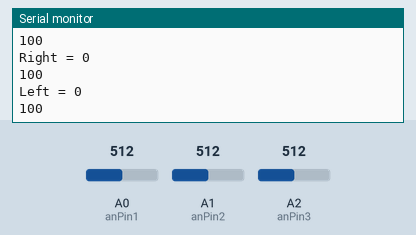
A sketch run on a simulated Arduino Uno, built with avr-gcc and run on an emulated ATmega328P. Parts: the last lines printed to the serial monitor. The inputs (shaded band) are chosen by the test bench; at power-on: A0 (anPin1) = 512, A1 (anPin2) = 512, A2 (anPin3) = 512.

Above: at 1.2 s.
1.3 s: A0 (anPin1) set to 716
At 1.33 s:
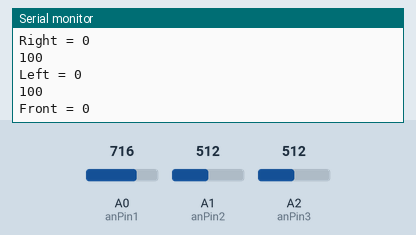
2.8 s: A1 (anPin2) set to 496
5.8 s: A2 (anPin3) set to 306
At 5.99 s:
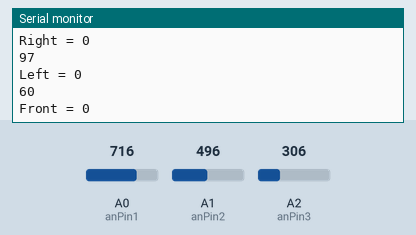
7.3 s: A0 (anPin1) set to 900
8.8 s: A2 (anPin3) set to 122
At 8.93 s:
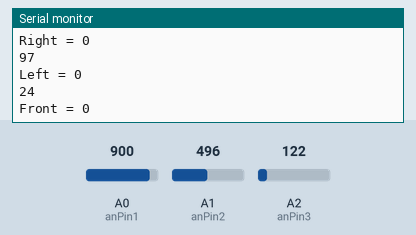
10.3 s: A1 (anPin2) set to 511
At 11.06 s:
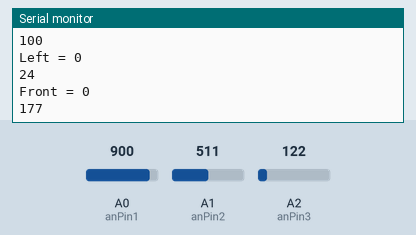
Timing chart, 0 to 13.3 s (numbered marks = the images above; inputs shaded):
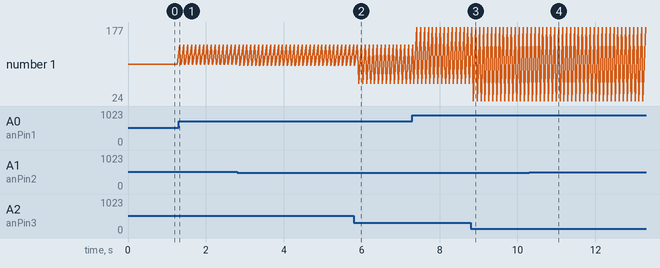

The sketch:

ping_data.ino
```cpp
/*/
 * Project name: Muninn
 * Developer: Edmund Sannda
 * Engineers: Kyle Upton, Brendon Knapp and Carlton Allred
 * Objective: Using UltraSound sensors for collission detection
 */
 /*
  * UltraSound data feeds
  * 3 UltraSound sensors
  * Mounted 1 facing forward, 3 facing outwards at 45 degree angle
  */

// Analog pins
const int anPin1 = 0; //front_sensor
const int anPin2 = 1; //right_sensor
const int anPin3 = 2; //left_sensor

long anVolt, mm1, mm2, mm3, right_sensor, left_sensor, front_sensor;

void setup() {
  Serial.begin(9600);
}

bool front; // set high when front sensor detects an obstacle
bool right; // set high when right sensor detects an obstacle
bool left; // set high when left sensor detects an obstacle

void read_sensor(){
  //read sensor #1
  anVolt = analogRead(anPin1);
  mm1 = anVolt * 5; //try 1.8 instead of 5 if running at 1.8 volts
  front_sensor = mm1/25.4; //converts raw distance to inches from millimeter

  if(front_sensor <= 10){
      front = HIGH;
    }else{
        front = LOW;
      }

  //read sensor #2
  anVolt = analogRead(anPin2);
  mm2 = anVolt * 5; //try 1.8 instead of 5 if running at 1.8 volts
  right_sensor = mm2/25.4; //converts raw distance to inches from millimeter

  if(right_sensor <= 10){
      right = HIGH;
    }else{
        right = LOW;
      }

  //read sensor #3
  anVolt = analogRead(anPin3);
  mm3 = anVolt * 5; //try 1.8 instead of 5 if running at 1.8 volts
  left_sensor = mm3/25.4; //converts raw distance to inches from millimeter

  if(left_sensor <= 10){
      left = HIGH;
    }else{
        left = LOW;
      }

}

void print_range(){

  Serial.print("Front = ");
  Serial.println(front);
  Serial.println(front_sensor);

  Serial.print("Right = ");
  Serial.println(right);
  Serial.println(right_sensor);

  Serial.print("Left = ");
  Serial.println(left);
  Serial.println(left_sensor);

  /*
  Serial.print("S1");
  Serial.print("=");
  Serial.print(mm);
  Serial.print(" ");
  Serial.println(inches);
  */
}

void loop() {
  read_sensor();
  print_range();
  delay(100);
}
```

Measured:
- after the input at 5.8 s, the serial monitor: prints a new line after 0.12 s (image 2)
- after the input at 8.8 s, the serial monitor: prints a new line after 0.06 s (image 3)
- after the input at 10.3 s, the serial monitor: prints a new line after 0.07 s (image 4)
- plotted number 1: 140 → 60 after the input at 5.8 s, 60 → 24 after the input at 8.8 s
